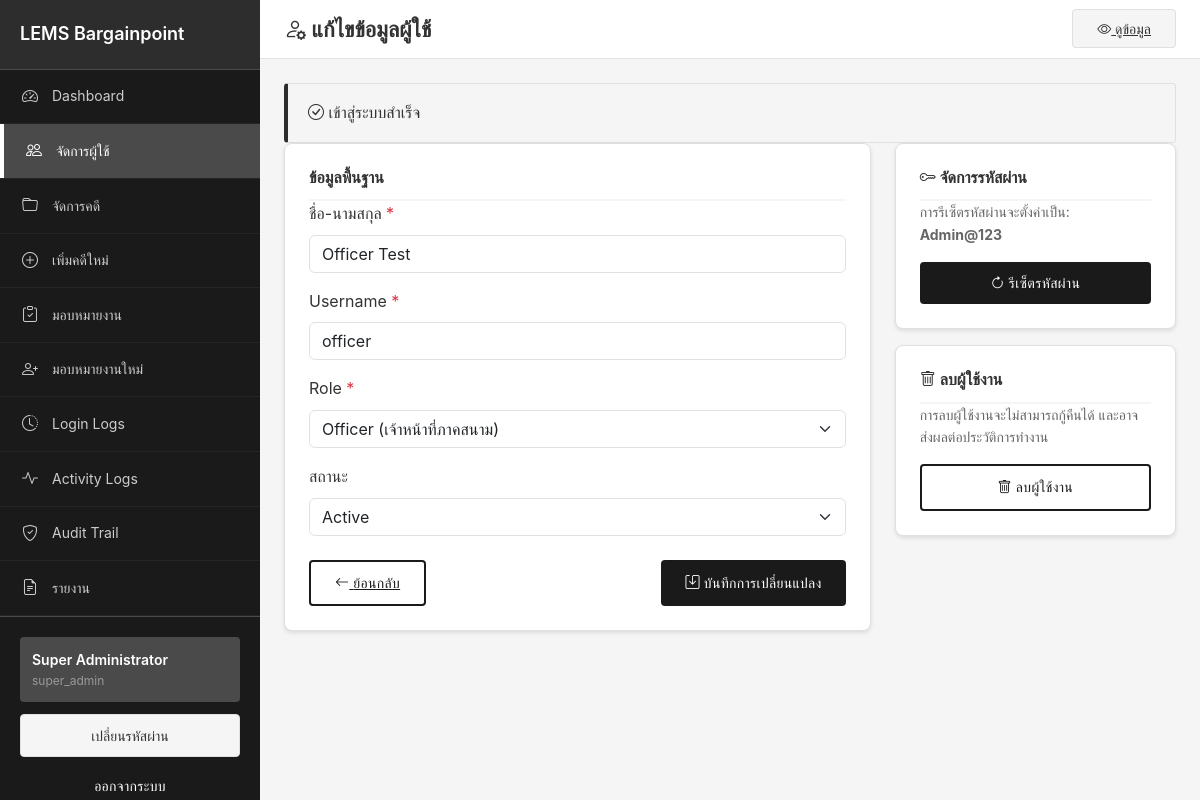
Page /public/users/4/edit (signed in) on the committed database.
### tables this page shows
CREATE TABLE users (
    id INT UNSIGNED AUTO_INCREMENT PRIMARY KEY,
    fullname VARCHAR(255) NOT NULL,
    username VARCHAR(100) NOT NULL UNIQUE,
    password VARCHAR(255) NOT NULL COMMENT 'Hashed password using password_hash()',
    role ENUM('super_admin', 'it', 'admin', 'officer') NOT NULL DEFAULT 'officer',
    status ENUM('active', 'inactive') NOT NULL DEFAULT 'active',
    last_login DATETIME NULL,
    created_at TIMESTAMP DEFAULT CURRENT_TIMESTAMP,
    updated_at TIMESTAMP DEFAULT CURRENT_TIMESTAMP ON UPDATE CURRENT_TIMESTAMP,
    created_by INT UNSIGNED NULL,
    updated_by INT UNSIGNED NULL,
    INDEX idx_username (username),
    INDEX idx_role (role),
    INDEX idx_status (status),
    INDEX idx_created_at (created_at)
);

### core/Request.php (called while the page is built, shortened)
<?php
class Request
{
    private $method;
    private $uri;
    private $params;
    public function __construct()
    {
        $this->method = $_SERVER['REQUEST_METHOD'] ?? 'GET';
        $this->uri = $this->parseUri();
        $this->params = [];
    }
    private function parseUri(): string
    {
        $uri = $_SERVER['REQUEST_URI'] ?? '/';
        $scriptName = $_SERVER['SCRIPT_NAME'];
        $basePath = dirname($scriptName);
        if ($basePath !== '/' && $basePath !== '' && strpos($uri, $basePath) === 0) {
            $uri = substr($uri, strlen($basePath));
        }
        return $uri;
    }
    public function method(): string
    {
        return $this->method;
    }
    public function uri(): string
    {
        return $this->uri;
    }
    public function setParams(array $params): void
    {
        $this->params = $params;
    }
    public function param(string $key, $default = null)
    {
        return $this->params[$key] ?? $default;
    }
}

### app/Controllers/BaseController.php (called while the page is built, shortened)
<?php
abstract class BaseController
{
    public function __construct(Request $request, Response $response)
    {
        $this->request = $request;
    }
    protected function view(string $view, array $data = []): void
    {
        extract($data);
        $viewPath = BASE_PATH . '/views/' . $view . '.php';
        require $viewPath;
    }
}

### app/Controllers/UserController.php (called while the page is built, shortened)
<?php
class UserController extends BaseController
{
    private $userModel;
    public function __construct($request, $response)
    {
        $this->userModel = new User();
    }
    public function edit(): void
    {
        $id = $this->request->param('id');
        $user = $this->userModel->find($id);
        $this->view('users/edit', [
            'pageTitle' => 'Edit User',
            'user' => $user
        ]);
    }
}

### public/index.php (called while the page is built, shortened)
<?php
$request = new Request();
$response = new Response();
$router = new Router($request, $response);
$routes = require_once BASE_PATH . '/config/routes.php';
$router->loadRoutes($routes);
try {
    $router->dispatch();
} catch (Exception $e) {
    error_log('Application Error: ' . $e->getMessage());
    if ($_ENV['APP_DEBUG'] === 'true') {
        echo '<h1>Application Error</h1>';
        echo '<p>' . $e->getMessage() . '</p>';
        echo '<pre>' . $e->getTraceAsString() . '</pre>';
    } else {
        $response->serverError();
    }
}

### app/Helpers/UrlHelper.php (called while the page is built, shortened)
<?php
function base_path_url(): string {
    static $basePath = null;
    if ($basePath === null) {
        $scriptName = $_SERVER['SCRIPT_NAME'];
        $basePath = dirname($scriptName);
    }
    return $basePath;
}
function url(string $path = ''): string {
    $basePath = base_path_url();
    $path = ltrim($path, '/');
    $basePath = rtrim($basePath, '/');
    return $basePath . '/' . $path;
}

### config/database.php (called while the page is built)
<?php
return [
    'driver' => 'mysql',
    'host' => $_ENV['DB_HOST'] ?? 'localhost',
    'port' => $_ENV['DB_PORT'] ?? '3306',
    'database' => $_ENV['DB_DATABASE'] ?? 'lems_db',
    'username' => $_ENV['DB_USERNAME'] ?? 'root',
    'password' => $_ENV['DB_PASSWORD'] ?? '',
    'charset' => $_ENV['DB_CHARSET'] ?? 'utf8mb4',
    'collation' => $_ENV['DB_COLLATION'] ?? 'utf8mb4_unicode_ci',
    'options' => [
        PDO::ATTR_ERRMODE => PDO::ERRMODE_EXCEPTION,
        PDO::ATTR_DEFAULT_FETCH_MODE => PDO::FETCH_ASSOC,
        PDO::ATTR_EMULATE_PREPARES => false,
        PDO::MYSQL_ATTR_INIT_COMMAND => "SET NAMES utf8mb4 COLLATE utf8mb4_unicode_ci"
    ],
];

### core/Database.php (called while the page is built, shortened)
<?php
class Database
{
    private static $instance = null;
    private $connection;
    private $config;
    private function __construct()
    {
        $this->config = require __DIR__ . '/../config/database.php';
    }
    public static function getInstance(): self
    {
        if (self::$instance === null) {
            self::$instance = new self();
        }
        return self::$instance;
    }
    private function connect(): void
    {
        try {
            $dsn = sprintf(
                "%s:host=%s;port=%s;dbname=%s;charset=%s",
                $this->config['driver'],
                $this->config['host'],
                $this->config['port'],
                $this->config['database'],
                $this->config['charset']
            );
            $this->connection = new PDO(
                $dsn,
                $this->config['username'],
                $this->config['password'],
                $this->config['options']
            );
        } catch (PDOException $e) {
            $this->handleError($e);
        }
    }
    public function query(string $sql, array $params = []): \PDOStatement
    {
        try {
            $stmt = $this->connection->prepare($sql);
            $stmt->execute($params);
            return $stmt;
        } catch (PDOException $e) {
            $this->handleError($e);
        }
    }
    public function fetch(string $sql, array $params = []): ?array
    {
        $stmt = $this->query($sql, $params);
        $result = $stmt->fetch();
        return $result ?: null;
    }
}

### app/Models/BaseModel.php (called while the page is built, shortened)
<?php
abstract class BaseModel
{
    protected $db;
    protected $table;
    protected $primaryKey = 'id';
    public function __construct()
    {
        $this->db = Database::getInstance();
    }
    public function find(int $id): ?array
    {
        $sql = "SELECT * FROM {$this->table} WHERE {$this->primaryKey} = :id LIMIT 1";
        return $this->db->fetch($sql, ['id' => $id]);
    }
}

### app/Helpers/SecurityHelper.php (called while the page is built, shortened)
<?php
function e($string) {
    return htmlspecialchars($string ?? '', ENT_QUOTES, 'UTF-8');
}

### views/users/edit.php (the view, shortened to what this page needs)
<!DOCTYPE html>
<html lang="th">
<head>
    <link href="https://cdn.jsdelivr.net/npm/bootstrap@5.3.2/dist/css/bootstrap.min.css" rel="stylesheet">
    <link href="https://cdn.jsdelivr.net/npm/bootstrap-icons@1.11.2/font/bootstrap-icons.css" rel="stylesheet">
    <link href="<?= url('assets/css/professional.css') ?>" rel="stylesheet">
</head>
<body>
    <?php include __DIR__ . '/../layouts/sidebar.php'; ?>
    <div class="main-content-with-sidebar">
        <div class="top-navbar">
            <div class="d-flex align-items-center justify-content-between w-100">
                <div class="d-flex align-items-center">
                    <h1 class="page-title"><i class="bi bi-person-gear"></i> แก้ไขข้อมูลผู้ใช้</h1>
                </div>
                <div>
                    <a href="<?= url('users/' . $user['id']) ?>" class="btn-professional-light">
                        <i class="bi bi-eye"></i> ดูข้อมูล
                    </a>
                </div>
            </div>
        </div>
        <div class="container-fluid p-4">
            <?php if (isset($_SESSION['_flash']['success'])): ?>
                <div class="alert-professional alert-professional-success alert-dismissible fade show">
                    <i class="bi bi-check-circle"></i> <?= e($_SESSION['_flash']['success']) ?>
                </div>
            <?php endif; ?>
            <div class="row">
                <div class="col-md-8">
                    <div class="professional-card">
                        <div class="professional-card-header">
                            <h5 class="mb-0">ข้อมูลพื้นฐาน</h5>
                        </div>
                        <div class="professional-card-body">
                        <form action="<?= url('users/' . $user['id'] . '/update') ?>" method="POST">
                            <div class="mb-3">
                                <label for="fullname" class="form-label">ชื่อ-นามสกุล <span class="text-danger">*</span></label>
                                <input type="text" class="form-control" id="fullname" name="fullname" value="<?= e($user['fullname']) ?>" required minlength="3">
                            </div>
                            <div class="mb-3">
                                <label for="username" class="form-label">Username <span class="text-danger">*</span></label>
                                <input type="text" class="form-control" id="username" name="username" value="<?= e($user['username']) ?>" required minlength="4">
                            </div>
                            <div class="mb-3">
                                <label for="role" class="form-label">Role <span class="text-danger">*</span></label>
                                <select class="form-select" id="role" name="role" required>
                                    <option value="officer" <?= $user['role'] == 'officer' ? 'selected' : '' ?>>Officer (เจ้าหน้าที่ภาคสนาม)</option>
                                </select>
                            </div>
                            <div class="mb-3">
                                <label for="status" class="form-label">สถานะ</label>
                                <select class="form-select" id="status" name="status">
                                    <option value="active" <?= $user['status'] == 'active' ? 'selected' : '' ?>>Active</option>
                                </select>
                            </div>
                                <div class="d-flex justify-content-between mt-4">
                                    <a href="<?= url('users') ?>" class="btn-professional-outline">
                                        <i class="bi bi-arrow-left"></i> ย้อนกลับ
                                    </a>
                                    <button type="submit" class="btn-professional">
                                        <i class="bi bi-save"></i> บันทึกการเปลี่ยนแปลง
                                    </button>
                                </div>
                            </form>
                        </div>
                    </div>
                </div>
                <div class="col-md-4">
                    <div class="professional-card mb-3">
                        <div class="professional-card-header">
                            <h5 class="mb-0"><i class="bi bi-key"></i> จัดการรหัสผ่าน</h5>
                        </div>
                        <div class="professional-card-body">
                            <p class="text-muted-professional small">
                                การรีเซ็ตรหัสผ่านจะตั้งค่าเป็น: <strong>Admin@123</strong>
                            </p>
                            <form action="<?= url('users/' . $user['id'] . '/reset-password') ?>" method="POST" onsubmit="return confirm('คุณแน่ใจหรือไม่ที่จะรีเซ็ตรหัสผ่าน?');">
                                <button type="submit" class="btn-professional w-100">
                                    <i class="bi bi-arrow-clockwise"></i> รีเซ็ตรหัสผ่าน
                                </button>
                            </form>
                        </div>
                    </div>
                    <div class="professional-card">
                        <div class="professional-card-header">
                            <h5 class="mb-0"><i class="bi bi-trash"></i> ลบผู้ใช้งาน</h5>
                        </div>
                        <div class="professional-card-body">
                            <p class="text-muted-professional small">
                                การลบผู้ใช้งานจะไม่สามารถกู้คืนได้ และอาจส่งผลต่อประวัติการทำงาน
                            </p>
                            <?php if ($user['id'] == $_SESSION['user_id']): ?>
                                <div class="alert-professional alert-professional-warning py-1 small">คุณไม่สามารถลบบัญชีตัวเองได้</div>
                            <?php else: ?>
                                <form action="<?= url('users/' . $user['id'] . '/delete') ?>" method="POST" onsubmit="return confirm('คุณแน่ใจหรือไม่ที่จะลบผู้ใช้งานนี้ถาวร?');">
                                    <button type="submit" class="btn-professional-outline w-100">
                                        <i class="bi bi-trash"></i> ลบผู้ใช้งาน
                                    </button>
                                </form>
                            <?php endif; ?>
                        </div>
                    </div>
                </div>
            </div>
        </div>
    </div>
</body>
</html>

### core/Router.php (shortened to what this page needs)
<?php
class Router
{
    private $routes = [];
    private $request;
    private $response;
    public function __construct(Request $request, Response $response)
    {
        $this->request = $request;
        $this->response = $response;
    }
    public function addRoute(string $route, string $handler): void
    {
        list($method, $path) = explode(' ', $route, 2);
        $this->routes[] = [
            'method' => $method,
            'path' => $path,
            'handler' => $handler,
            'pattern' => $this->convertToPattern($path)
        ];
    }
    private function convertToPattern(string $path): string
    {
        $pattern = preg_replace('/\/:([a-zA-Z0-9_]+)/', '/(?P<$1>[a-zA-Z0-9_]+)', $path);
        $pattern = '#^' . $pattern . '$#';
        return $pattern;
    }
    public function dispatch(): void
    {
        $method = $this->request->method();
        $uri = $this->request->uri();
        foreach ($this->routes as $route) {
            if ($route['method'] === $method && preg_match($route['pattern'], $uri, $matches)) {
                $params = array_filter($matches, 'is_string', ARRAY_FILTER_USE_KEY);
                $this->request->setParams($params);
                $this->callController($route['handler']);
                return;
            }
        }
        $this->response->notFound();
    }
    private function callController(string $handler): void
    {
        list($controllerName, $method) = explode('@', $handler);
        $controller = new $controllerClass($this->request, $this->response);
        $controller->$method();
    }
}

### rows in the picture
users: fullname "Officer Test", username "officer", role "Officer (เจ้าหน้าที่ภาคสนาม)", status "Active"
